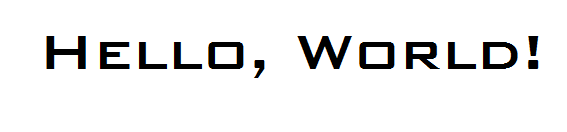
#> input picture sample_images/BankGothic_48.png, 567 x 132 px; its folder holds 4 pictures in this run
$ jupyter execute --allow-errors 'Part A - Generate Dataset.ipynb'   (shell and % lines are left out)
#> lines starting #> are read from the running program, lines starting #| are printed output that depends on the picture
# Part A - Generate Dataset

### Objective:
    1) Build dataset for training a font classification model for following fonts (classes)-
        - Oswald
        - Roboto
        - OpenSans
        - Ubuntu
        - PTSerif
        - DancingScript
        - FredokaOne
        - Arimo
        - NotoSans
        - PatuaOne

### Characterstics of the dataset:
    1) All image have the term "Hello, World!"
    2) All images are black text on white background

### Approach:
    1) Generate empty boards - Understand characterstics from sample images
        - Range of image height (ranges from 111 to 567)
        - Range of image weight (ranges from 91 to 193)

    2) Add text to empty boards at random locations with random scale and opacity

    3) Image agumentation (To generate larger training data for better generalisation)
        - Image Rotation (ranges from -30 to 30 degrees)
        - Image Blur (Kernel size from (2 to 8)
        - Adding watermark

        Note: These are intutively selected based on what users can share as specimen

### Generated dataset size:
    1) Total random boards = 10
    2) Total fonts (including all fonts types from family) = 42
    3) Total random texts additions = 3 per boards
    4) Total agumentated images = 3 per original generated text image

    Final images: 10 * 42 * 3 = 1260
    Final augumented images = 1260 * 3 = 3870

[cell 1]
import os
import cv2
import random

import numpy as np
import pandas as pd

import matplotlib.pyplot as plt
from PIL import Image, ImageDraw, ImageFont

## Step 1 - Estimate image characterstics from sample

[cell 2]
loaded_sample_images = []
for im_path in os.listdir('sample_images'):
    loaded_sample_images.append(cv2.imread('sample_images/{}'.format(im_path)).shape)

[cell 3]
loaded_sample_images = pd.DataFrame(loaded_sample_images).rename(columns={
    0: 'Height of sample',
    1: 'Width of sample',
    2: 'Number of channels'
})
loaded_sample_images['ratio'] = loaded_sample_images['Width of sample']/ loaded_sample_images['Height of sample']
loaded_sample_images

[cell 4]
loaded_sample_images.describe().transpose()

## Step 2 - Generate images with random text characterstics

[cell 5]
def get_random_white_image():
    """

    Get image with white background
     - Randomly generated
     - Height and weight estimated from sample images
    """

    image_height = random.randrange(
        loaded_sample_images['Height of sample'].min(),
        loaded_sample_images['Height of sample'].max()
    )

    hw_ration = random.uniform(
        loaded_sample_images['ratio'].min(),
        loaded_sample_images['ratio'].max()
    )
    image_width = int(image_height * hw_ration)

    img = np.ones((image_height, image_width, 3), np.uint8)
    img.fill(255)
#> img: shape (143, 533, 3); every value is 255
#> in test_pipeline, `base_pil_image = Image.open('test_image.png').convert("RGBA")`: base_pil_image: PIL image 533x143 RGBA; every value is 255

    return img, image_height, image_width


def add_text_to_image(pil_img, path_to_font, text="Hello, World!", opacity=None):
    """

    Add text to the given image.
     - The top left coordinates are randomly projected on initial 40% of height and 20% of weight
     - Opacity is randomly selected from (150 to 255)
     - Text scale is randomly selected from (30 to 50)
    param pil_img: Image vector loaded in PIL
    param path_to_font: Path to the font to be used for drawing
    param text: Text to be used for drawing (default: "Hello, World!")
    param opacity: Opacity of the text (Default: If None, randomly selected)

    returns output image with text drawn
    """
#> called with path_to_font = 'fonts/Oswald-Bold.ttf', text = 'Hello, World!'

    # Estimate parameters
    coordinate_upper_left_height = int(random.uniform(0, 0.4) * pil_img.size[1])
#> coordinate_upper_left_height = 24
    coordinate_upper_left_width = int(random.uniform(0, 0.2) * pil_img.size[0])
#> coordinate_upper_left_width = 27

    text_scale = random.randrange(30, 50)

    if opacity is None:
        opacity = random.randrange(150, 255)

    # Draw on the image using PIL
    text_image = Image.new("RGBA", pil_img.size, (255, 255, 255, 0))
    font = ImageFont.truetype(path_to_font, text_scale)

    draw = ImageDraw.Draw(text_image)
    draw.text(
        (coordinate_upper_left_width,coordinate_upper_left_height),
        text,
        font=font,
        fill=(0, 0, 0, opacity)
    )

    out = Image.alpha_composite(pil_img, text_image)
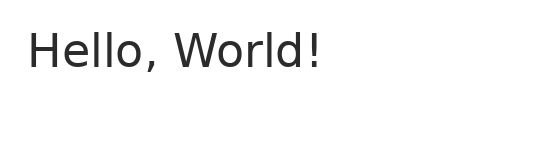
#> out: PIL image 533x143 RGBA; mean R, G, B, A 247, 247, 247, 255

    return out


def rotate_image(mat, angle):
    """

    Rotates an image (angle in degrees) and expands image to avoid cropping
    Used code from: https://stackoverflow.com/questions/43892506/opencv-python-rotate-image-without-cropping-sides/47248339
    """
#> called with angle = 6

    height, width = mat.shape[:2]
#> height = 143; width = 533

    # getRotationMatrix2D needs coordinates in reverse order (width, height) compared to shape
    image_center = (width/2, height/2)
#> image_center = (266.5, 71.5)

    rotation_mat = cv2.getRotationMatrix2D(image_center, angle, 1.)

    # rotation calculates the cos and sin, taking absolutes of those.
    abs_cos = abs(rotation_mat[0,0])
    abs_sin = abs(rotation_mat[0,1])

    # find the new width and height bounds
    bound_w = int(height * abs_sin + width * abs_cos)
    bound_h = int(height * abs_cos + width * abs_sin)

    # subtract old image center (bringing image back to origo) and adding the new image center coordinates
    rotation_mat[0, 2] += bound_w/2 - image_center[0]
    rotation_mat[1, 2] += bound_h/2 - image_center[1]

    # rotate image with the new bounds and translated rotation matrix
    rotated_mat = cv2.warpAffine(mat, rotation_mat, (bound_w, bound_h),
                                 borderMode=cv2.BORDER_CONSTANT,
                                 borderValue=(255,255,255))
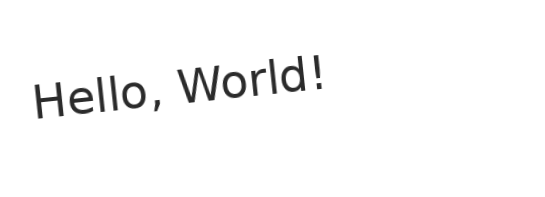
#> rotated_mat: shape (197, 545, 3); min 43, max 255, mean 249.3
    return rotated_mat

[cell 6]

def test_pipeline():
    """

    Test pipeline to verfiy before generating large number of images
    Randomly generated image and its transformations are displayed on the notebook
    """

    print ("Raw Image Board:")

    raw_image, image_height, image_width = get_random_white_image()

    imgplot = plt.imshow(raw_image)
    plt.show()

    print ("Added Text:")

    cv2.imwrite('test_image.png', raw_image)
    base_pil_image = Image.open('test_image.png').convert("RGBA")
    path_to_font = "fonts/Oswald-Bold.ttf"
    text_added_image = add_text_to_image(base_pil_image, path_to_font, text="Hello, World!")
    text_added_image.save('test_image.png')

    imgplot = plt.imshow(text_added_image)
    plt.show()

    text_added_image = cv2.imread('test_image.png'.format(1))

    # Image Augumentation: Rotation
    print ("Added Rotation:")
    angle = random.randrange(-45, 45)
    rotated_text_added_image = rotate_image(text_added_image, angle)

    imgplot = plt.imshow(rotated_text_added_image)
    plt.show()

    # Image Augumentation: Blur
    print ("Added Blur:")
    kernel_size = random.randrange(2, 8)
    blur = cv2.blur(text_added_image, (kernel_size, kernel_size))
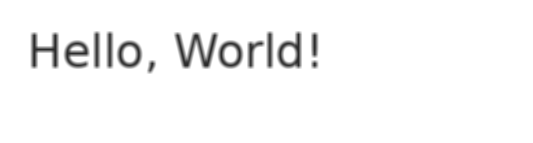
#> blur: shape (143, 533, 3); min 43, max 255, mean 247

    imgplot = plt.imshow(blur)
    plt.show()

    # Image Augumentation: Add Watermark
    print ("Added Watermark:")
    base_pil_image = Image.open('test_image.png'.format(1)).convert("RGBA")
    path_to_font = "Pillow/Tests/fonts/FreeMono.ttf"
    watermark_added_image = add_text_to_image(base_pil_image, path_to_font, text="Watermark", opacity=25)

    imgplot = plt.imshow(watermark_added_image)
    plt.show()

test_pipeline()

[cell 7]
def pipeline_generate_images_with_text(text='Hello, World!', number_of_boards=10, number_of_iterations=3):
    """

    Generated images with given text of random characterstics
    param text: Text to draw on the image
    param number_of_boards: number of random boards to generate
    param number_of_iterations: number of iterations to draw with random characterstics
    return: Save raw boards and text images inside data directory
    """
#> called with text = 'Hello, World!', number_of_boards = 10, number_of_iterations = 3

    # Make directory if not existing already
    os.makedirs('data/generated_boards',  exist_ok=True)
    os.makedirs('data/generated_text_images',  exist_ok=True)

    print ("Generating images with different text properties for '{}'...".format(text))
    for i in range(number_of_boards):

        # Generate random white board
        raw_image, image_height, image_width = get_random_white_image()
#> in get_random_white_image (call 2), `img.fill(255)`: img: shape (158, 360, 3); every value is 255
        board_path = 'data/generated_boards/{}_{}.png'.format(i, text.replace(' ', '-'))
        cv2.imwrite(board_path, raw_image)

        base_pil_image = Image.open(board_path).convert("RGBA")
#> base_pil_image: PIL image 360x158 RGBA; every value is 255

        # Iterate to draw for all fonts
        for font in os.listdir('fonts'):
            path_to_font = 'fonts/{}'.format(font)

            # Generate random iterations for each font and each raw board
            for iteration in range(number_of_iterations):
                text_added_image = add_text_to_image(
                    base_pil_image,
                    path_to_font,
                    text=text
                )
                save_filepath = 'data/generated_text_images/{}_{}_{}.png'.format(
                    board_path.split('/')[-1].split('.png')[0],
                    font.replace('_', '-').split('.ttf')[0],
                    iteration
                )
                text_added_image.save(save_filepath)

#> (a cell that did not finish here is left out)

#> (a cell that did not finish here is left out)

#> in get_random_white_image (call 3), `img.fill(255)`: img: shape (111, 413, 3); every value is 255
#> in pipeline_generate_images_with_text (call 2), `base_pil_image = Image.open(board_path).convert("RGBA")`: base_pil_image: PIL image 413x111 RGBA; every value is 255
